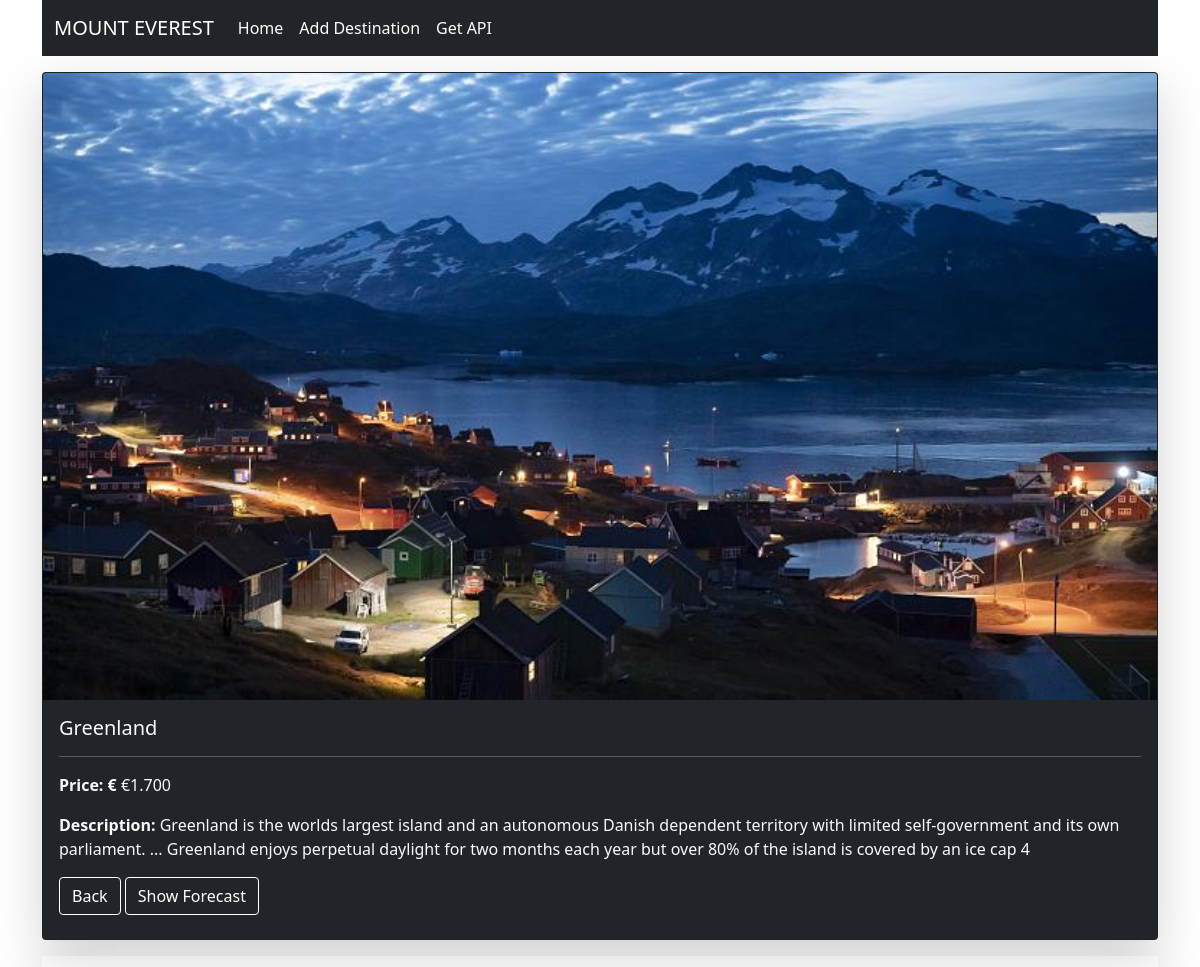
Page /details.php?id=5 on the committed database.
### tables this page shows
CREATE TABLE `destinations` (
  `id` int(11) NOT NULL,
  `name` varchar(255) DEFAULT NULL,
  `description` varchar(255) DEFAULT NULL,
  `price` varchar(255) DEFAULT NULL,
  `picture` varchar(255) NOT NULL,
  `latitude` varchar(255) DEFAULT NULL,
  `longitude` varchar(255) DEFAULT NULL
);

### details.php (the view, shortened to what this page needs)
<?php
    require_once 'components/db_connect.php';
    if($_GET["id"]) {
        $id = $_GET["id"];
        $sql= "SELECT * FROM destinations WHERE id = {$id}";
        $result = mysqli_query($connect, $sql);
        if(mysqli_num_rows($result) == 1) {
            $data = mysqli_fetch_assoc($result);
        } else {
            header("location: error.php");
        }
    } else {
        header("location: error.php");
    }
    $content="";
    $content .= '
        <div class="shadow-lg">
        <div class="p-0 card bg-dark mb-3">
        <img src=pictures/'.$data["picture"].' class="card-img-top" alt="...">
        <div class="card-body bg-dark mb-2 col col-12  text-light">
          <h5 class="card-title">'.$data["name"].'</h5>
          <hr>
          <p class="card-text"><b>Price: &euro;</b>  '.$data["price"].'</p>
          <p class="card-text"><b>Description: </b>'.$data["description"].'</p>
          <a href="index.php" class="btn btn-dark border-white">Back</a>
          <div class="btn btn-dark border-white" id="show-weather">Show Forecast</div>
          <div id="weather-text"></div>
          <p class="card-text" id="content"></p>
          </div>
        </div>
      </div>
      ';
?>
<!DOCTYPE html>
<html lang="en">
<head>
    <?php require_once 'components/boot.php' ?>
</head>
<body>
<div class="container">
<?php require_once'components/navbar.php'; ?>
<div class="mt-3">
<?=$content?>
</div>
</div>
<div class="container">
<div class="shadow-lg"id="map" style="height: 500px;">
</div>
</div>
</body>
</html>

### rows in the picture
destinations: picture (picture), name "Greenland", price "€1.700", description "Greenland is the worlds largest island and an autonomous Danish dependent territory with limited self-government and its own parliament. ... Greenland enjoys perpetual daylight for two months each year but over 80% of the island is covered by an ice cap 4"
